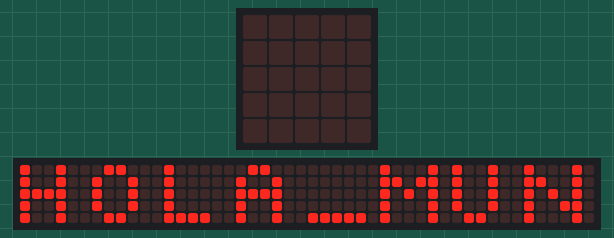
Simulated run of this program. Board: BBC micro:bit (MakeCode). On the bench: the board's 5×5 LED display, a strip that is not on the board, showing the scrolling text unrolled. The 48×5 strip is a reading aid, not a part: it shows the text the display is scrolling, unrolled, one strip-width of it at a time. At 10.8 s the program stops and its outputs stay as they are.

Above: at 0.1 s.
At 1.3 s:
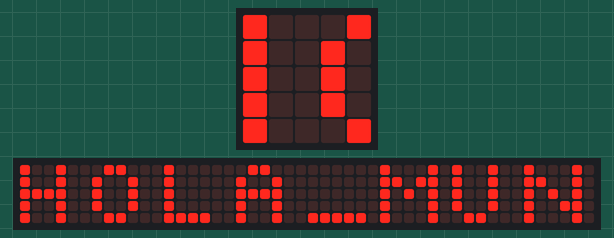
At 2.5 s:
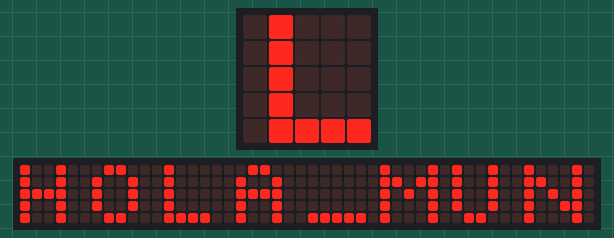
At 5.0 s:
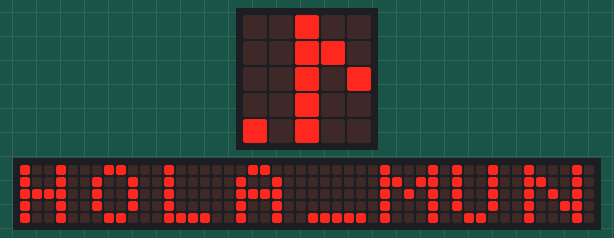
At 7.6 s:
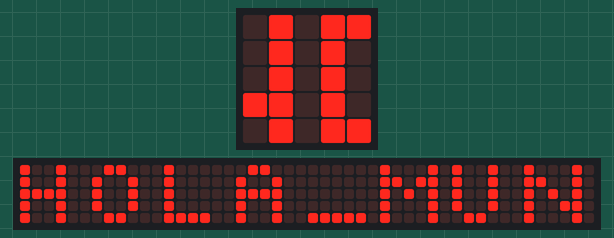
At 10.1 s:
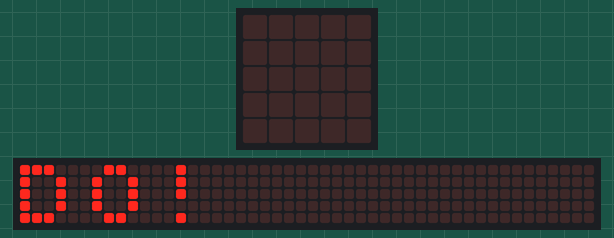

Measured:
- what the display in image 5 shows lasts 0.7 s, from 10.1 s to 10.8 s

The program:

01hola_mundo.py
```python
#PRACTICA N1
#REALIZA UN PROGRAMA DE SALUDO INICIAL
#"HOLA MUNDO" EN EL LENGUAJE PYTHON
#basic para la libreria de tarjeta microbit
#show_string para la distribuicion de mensaje
basic.show_string("HOLA_MUNDO!")
```
